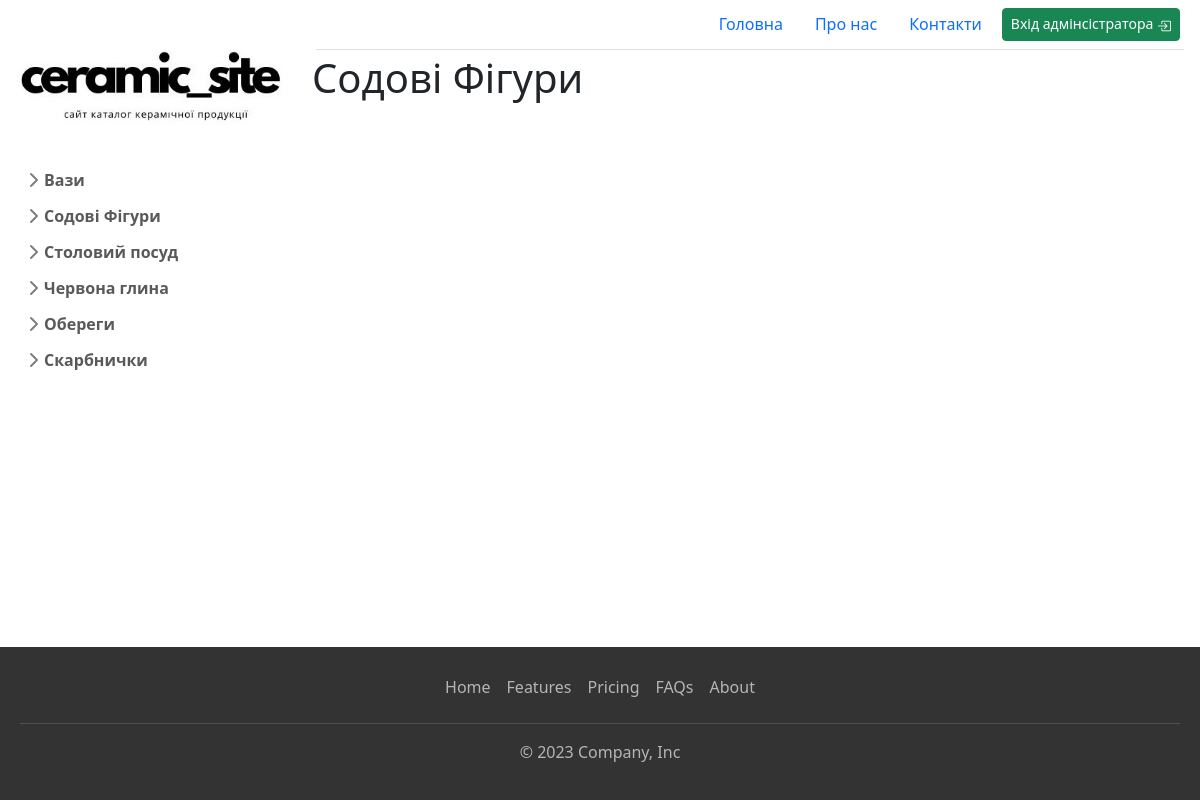
Before: /category/sodovi-figuri with the older database file.
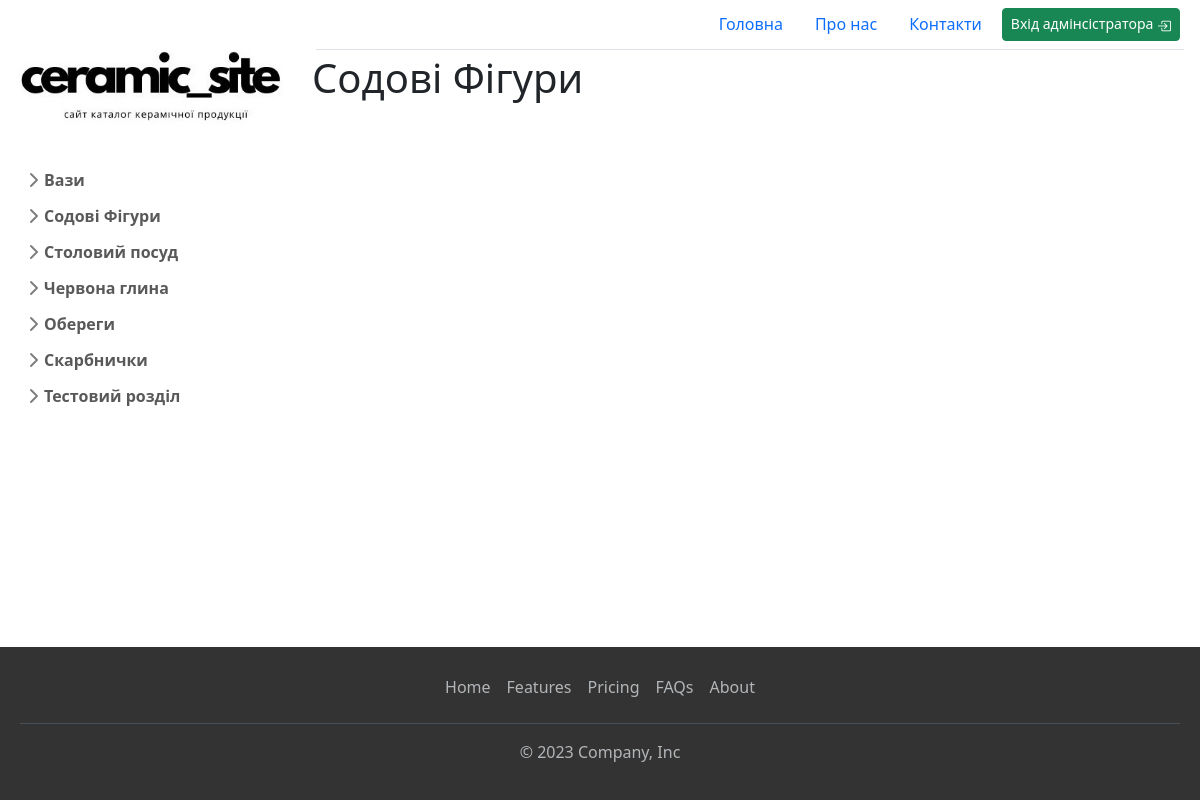
After: the same page with the newer database file.
### product/models.py (models this page shows, shortened)
class Category(models.Model):
    name = models.CharField('Назва категорії', max_length=200, null=True, blank=True)
    pub_date = models.DateTimeField('Дата публікації', auto_now_add=True)
    slug = models.SlugField('Назва для ЧПУ', unique=True, null=True, blank=True)
    image = models.ImageField('Зображення для розділу ', null=True, blank=True, default='default.jpg')
    class Meta:
        verbose_name = "Категорія"
        verbose_name_plural = "Категорії"

### product/views.py (the view)
# urls.py: path('category/<slug:slug>', views.category, name='category'),
def category(request, slug):
    category = Category.objects.get(slug=slug) # Отримання категорії за його унікальним ідентифікатором (primary key).
    sub_category = SubCategory.objects.filter(category=category)
    product = Product.objects.all()
    menu = Category.objects.all()
    context = {
        "product": product,
        "category": category,
        "sub_category": sub_category,
        "menu": menu,
    }
    return render(request, 'product/category.html', context)

### product/templates/product/category.html (shortened to what this page needs)
{% extends 'main.html' %} {% block 'content' %}
<h1>{{category.name}}</h1>
{% endblock 'content' %}

### templates/main.html (shortened to what this page needs)
{% load static %}
<!DOCTYPE html>
<html lang="en">
<head>
  <link href="https://cdn.jsdelivr.net/npm/bootstrap@5.3.2/dist/css/bootstrap.min.css" rel="stylesheet" />
  <link href="{% static 'css/style.css' %}" rel="stylesheet" />
  <link rel="stylesheet" href="https://cdn.jsdelivr.net/npm/bootstrap-icons@1.11.3/font/bootstrap-icons.min.css">
</head>
<body>
  <div class="wrapper">
    <div class="container-fluid">
      <div class="row">
        {% include 'nav.html' %}
        <main class="col-md-9">
          {% include 'header.html' %}
          {% block 'content' %}
          {% endblock 'content' %}
        </main>
      </div>
    </div>
    {% include 'footer.html' %}
</body>
</html>

### templates/nav.html (shortened to what this page needs)
{% load static %}
  <aside class="col-md-3">
    <div class="row">
      <div class="flex-shrink-0 p-3 bg-secondary-emphasis">
        <a href="/" class="d-flex align-items-ce nter pb-3 mb-3 link-dark text-decoration-none">
          <img class="img-fluid" src="{% static 'images/logo.jpg' %}" alt="logo">
        </a>
          <ul class="list-unstyled ps-0 ">
            {% for nav in menu %}
            <li class="mb-1">
              <button class="btn btn-toggle align-items-center rounded collapsed" data-bs-toggle="collapse"
                data-bs-target="#{{nav.slug}}-collapse" aria-expanded="false">
                {{nav.name}}
              </button>
            </li>
            {% endfor %}
          </ul>
      </div>
    </div>
  </aside>

### templates/header.html (shortened to what this page needs)
{% load static %}
<header>
  <ul class="nav justify-content-end border-bottom m-1 pb-1">
    <li class="nav-item">
      <a class="nav-link active" aria-current="page" href="#">Головна</a>
    </li>
    <li class="nav-item">
      <a class="nav-link" href="#">Про нас</a>
    </li>
    <li class="nav-item">
      <a class="nav-link" href="#">Контакти </a>
    </li>
    <li class="nav-item">
      {% if request.user.is_authenticated %}
      <button
        class="btn btn-sm btn-success m-1 pb-1 dropdown-toggle"
        type="button"
        data-bs-toggle="dropdown"
        aria-expanded="false"
      >
        Адміністратор <i class="bi bi-person-check-fill"></i>
      </button>
      <ul class="dropdown-menu">
        <li>
          <a class="dropdown-item" href="{% url 'add-category' %}"
            ><i class="bi bi-plus-square-fill"></i> Додати розділ</a
          >
        </li>
        <li>
          <a class="dropdown-item" href="{% url 'add-product' %}"
            ><i class="bi bi-plus-square-fill"></i> Додати підрозділ</a
          >
        </li>
        <li>
          <a class="dropdown-item" href="{% url 'add-product' %}"
            ><i class="bi bi-plus-square-fill"></i> Додати виріб</a
          >
        </li>
        <li><hr class="dropdown-divider"></li>
        <li>
          <a class="dropdown-item" href="{% url 'add-product' %}"
            ><i class="bi bi-pencil-square"></i></i> Редагувати головну сторінку</a
          >
        </li>
        <li>
          <a class="dropdown-item" href="{% url 'add-product' %}"
            ><i class="bi bi-pencil-square"></i></i> Редагувати "Про нас"</a
          >
        </li>
        <li>
          <a class="dropdown-item" href="{% url 'add-product' %}"
            ><i class="bi bi-pencil-square"></i></i> Редагувати "Контакти"</a
          >
        </li>
        <li><hr class="dropdown-divider"></li>
        <li>
          <a class="dropdown-item" href="{% url 'logout' %}"
            ><i class="bi bi-box-arrow-left"></i> Вийти</a
          >
        </li>
      </ul>
      {% else %}
      <button type="button" class="btn btn-sm btn-success m-1 pb-1" data-bs-toggle="modal" data-bs-target="#staticBackdrop">
        Вхід адмінсістратора <i class="bi bi-box-arrow-in-right"></i>
      </button>
      {% endif %}
    </li>
  </ul>
</header>

### templates/footer.html (shortened to what this page needs)
<footer class="mt-auto" data-bs-theme="dark">
    <ul class="nav justify-content-center border-bottom pb-3 mb-3">
      <li class="nav-item "><a href="#"
          class="nav-link px-2 text-body-secondary link-body-emphasis link-offset-2 link-underline-opacity-25 link-underline-opacity-75-hover">Home</a>
      </li>
      <li class="nav-item"><a href="#" class="nav-link px-2 text-body-secondary">Features</a></li>
      <li class="nav-item"><a href="#" class="nav-link px-2 text-body-secondary">Pricing</a></li>
      <li class="nav-item"><a href="#" class="nav-link px-2 text-body-secondary">FAQs</a></li>
      <li class="nav-item"><a href="#" class="nav-link px-2 text-body-secondary">About</a></li>
    </ul>
    <p class="text-center text-body-secondary">&copy; 2023 Company, Inc</p>
  </footer>
</div>

### static/css/style.css (style rules this page uses)
html, body { height: 100%; margin: 0; }
.wrapper { display: flex; flex-direction: column; min-height: 100vh; }
main { flex: 1; }
footer { background-color: #333; color: #fff; text-align: center; padding: 20px; }
.bi { vertical-align: -.125em; pointer-events: none; fill: currentColor; }
.btn-toggle { display: inline-flex; align-items: center; padding: .25rem .5rem; font-weight: 600; color: rgba(0, 0, 0, .65); background-color: transparent; border: 0; }
.btn-toggle::before { width: 1.25em; line-height: 0; transition: transform .35s ease; transform-origin: .5em 50%; }

Changed rows visible on the page:
added Category: name "Тестовий розділ"
